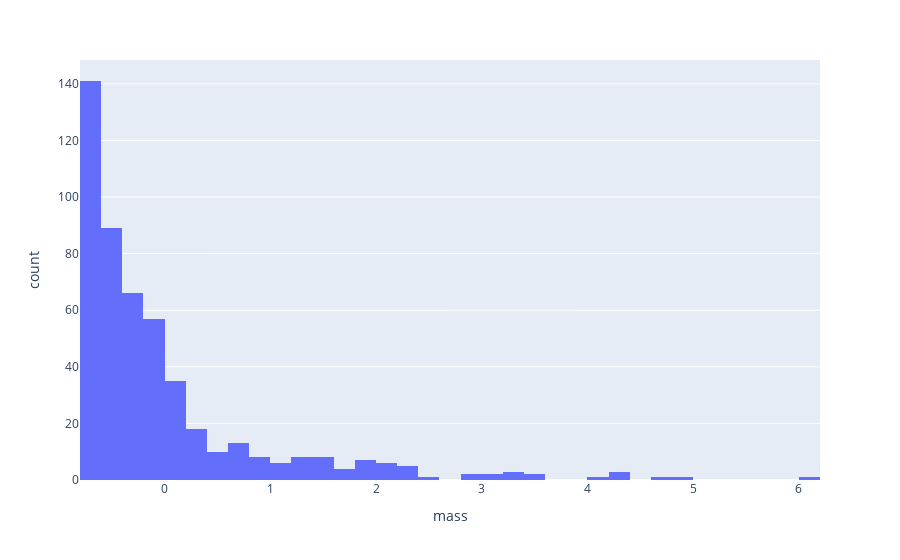

The code cell stored with this chart in its notebook:
### Markdown cell above
____

## <font color=#00BBFF> Problem #2 EDA (10 pts) </font>

In this problem you are going to explore EDA: Exploratory Data Analysis, which - _like IDA_ - is can be defined many ways, but we will assume it contains these steps:
* Univariate analysis
* Bivariate analysis
* Multivariate analysis
* Correlation analysis
* Dimensionality assessment
* Pattern and trend identification
* Hypothesis generation

Note that IDA did not involve much in the way of visualization; EDA relies heavily on visualization. An important aspect of EDA is that is, as in the name, exploratory. The goals of EDA might be:
* you have a unique dataset and you want to explore whether it contains anything that would be useful or surprising.
* you have a very specific goal in mind already and you want to explore whether this dataset can help you achieve your goal. 

Because this is EDA, with an emphasis on the E, I want you to explore this dataset with little guidance. Use your curiosity, intuition and creativity. 

🤓 Follow these steps:
* only use the Plotly library for this problem, with as many plot types as you can; interactive plots are preferred
* make about one plot per category above - if you are not familiar with a concept, skip that item (e.g., you don't know what PCA is, you have no idea how to do clustering, there are temporal trends, or whatever); shoot for about 5 plots
* but, complete 7: the EDA must lead to something to do next!! use a markdown cell for this

### Code cell
import plotly.express as px

# univariate
fig = px.histogram(df_planets_scale, x = 'mass')
fig.show()

### Figure 1 — Plotly figure (JSON) as saved in the notebook; plotly's stock layout.template omitted (floating-point values rounded to 4 significant figures; data arrays with more than 128 entries replaced by an {"elided": "..."} marker saying what was removed)
{"data": [{"alignmentgroup": "True", "bingroup": "x", "hovertemplate": "mass=%{x}<br>count=%{y}<extra></extra>", "legendgroup": "", "marker": {"color": "#636efa", "pattern": {"shape": ""}}, "name": "", "offsetgroup": "", "orientation": "v", "showlegend": false, "type": "histogram", "x": {"elided": "498 float values"}, "xaxis": "x", "yaxis": "y"}], "layout": {"barmode": "relative", "legend": {"tracegroupgap": 0}, "margin": {"t": 60}, "xaxis": {"anchor": "y", "domain": [0, 1], "title": {"text": "mass"}}, "yaxis": {"anchor": "x", "domain": [0, 1], "title": {"text": "count"}}}}
